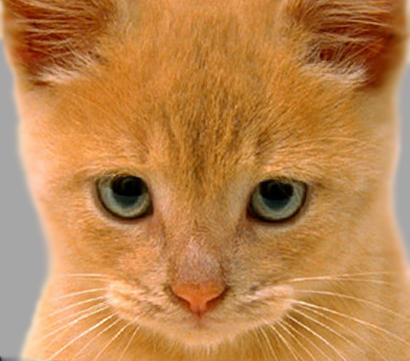
%> input picture hw6/LAB6/data/cat.bmp, 410 x 361 px
$ octave proj1_test_filtering.m   (GNU Octave 9; MATLAB toolbox functions it lacks are replaced by stand-ins)
%> lines starting %> are read from the running program, lines starting %| are printed output that depends on the picture
### hw6/LAB6/code/my_imfilter.m
function output = my_imfilter(image, filter)
% This function is intended to behave like the built in function imfilter()
% See 'help imfilter' or 'help conv2'. While terms like "filtering" and
% "convolution" might be used interchangeably, and they are indeed nearly
% the same thing, there is a difference:
% from 'help filter2'
%    2-D correlation is related to 2-D convolution by a 180 degree rotation
%    of the filter matrix.
% Your function should work for color images. Simply filter each color
% channel independently.
% Your function should work for filters of any width and height
% combination, as long as the width and height are odd (e.g. 1, 7, 9). This
% restriction makes it unambigious which pixel in the filter is the center
% pixel.
% Boundary handling can be tricky. The filter can't be centered on pixels
% at the image boundary without parts of the filter being out of bounds. If
% you look at 'help conv2' and 'help imfilter' you see that they have
% several options to deal with boundaries. You should simply recreate the
% default behavior of imfilter -- pad the input image with zeros, and
% return a filtered image which matches the input resolution. A better
% approach is to mirror the image content over the boundaries for padding.
% % Uncomment if you want to simply call imfilter so you can see the desired
% % behavior. When you write your actual solution, you can't use imfilter,
% % filter2, conv2, etc. Simply loop over all the pixels and do the actual
% % computation. It might be slow.
% output = imfilter(image, filter);

%%%%%%%%%%%%%%%%
% Your code here
%%%%%%%%%%%%%%%%
[height,width,channel]= size(image);
size_image = [height,width,channel];
output = zeros(size_image);
for i=1:channel
    output(:,:,i)=my_channel_function(image(:,:,i),filter);
end
%%%%%%%%%%%%%%%%
% Your code end
%%%%%%%%%%%%%%%%
function output = my_channel_function(channel,filter)
    [h,w] = size(filter);
    disp(size(filter));
    [h_channel,w_channel] = size(channel);
    output_temp = zeros(h_channel,w_channel);
    pad_channel = padarray(channel,[floor(h/2),floor(w/2)],'both');
    for i=1:h_channel
        for j=1:w_channel
          output_temp(i,j) = sum(sum(pad_channel(i:i+h-1,j:j+w-1) .* filter(:,:)));
        end
    end
    output = output_temp;

### hw6/LAB6/code/proj1_test_filtering.m
% this script has test cases to help you test my_imfilter() which you will
% write. You should verify that you get reasonable output here before using
% your filtering to construct a hybrid image in proj1.m. The outputs are
% all saved and you can include them in your writeup. You can add calls to
% imfilter() if you want to check that my_imfilter() is doing something
% similar.
close all

%% Setup
test_image = im2single(imread('data/cat.bmp'));
test_image = imresize(test_image, 0.7, 'bilinear'); %resizing to speed up testing
%> test_image: size 253x287x3 single
figure(1)
imshow(test_image)

%% Identify filter
%This filter should do nothing regardless of the padding method you use.
identity_filter = [0 0 0; 0 1 0; 0 0 0];

identity_image  = my_imfilter(test_image, identity_filter);

figure(2); imshow(identity_image);
imwrite(identity_image, 'identity_image.jpg', 'quality', 95);

%% Small blur with a box filter
%This filter should remove some high frequencies
blur_filter = [1 1 1; 1 1 1; 1 1 1];
blur_filter = blur_filter / sum(sum(blur_filter)); %making the filter sum to 1

blur_image = my_imfilter(test_image, blur_filter);

figure(3); imshow(blur_image);
imwrite(blur_image, 'blur_image.jpg', 'quality', 95);

%% Large blur
%This blur would be slow to do directly, so we instead use the fact that
%Gaussian blurs are separable and blur sequentially in each direction.
large_1d_blur_filter = fspecial('Gaussian', [25 1], 10);

large_blur_image = my_imfilter(test_image, large_1d_blur_filter);
%> the loop in my_imfilter (call 3), `for i=1:channel` made 3 passes
%> pass 1, in my_channel_function (call 7), `pad_channel = padarray(channel,[floor(h/2),floor(w/2)],'both');`:
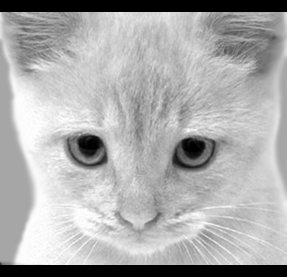
%> pad_channel: size 277x287 single; min 0, max 0.999, mean 0.674
large_blur_image = my_imfilter(large_blur_image, large_1d_blur_filter'); %notice the ' operator which transposes the filter
%> the loop in my_imfilter (call 4), `for i=1:channel` made 3 passes
%> pass 1, in my_channel_function (call 10), `pad_channel = padarray(channel,[floor(h/2),floor(w/2)],'both');`:
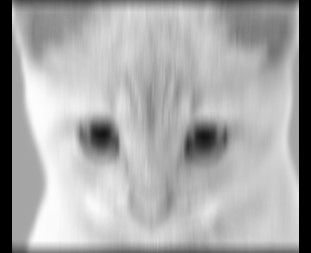
%> pad_channel: size 253x311 double; min 0, max 0.993, mean 0.666
%> after the loop in my_imfilter (call 4), `for i=1:channel`:
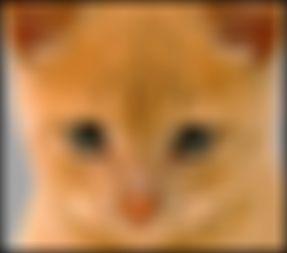
%> output: size 253x287x3 double; mean R, G, B 0.709, 0.497, 0.286

figure(4); imshow(large_blur_image);
imwrite(large_blur_image, 'large_blur_image.jpg', 'quality', 95);

% %If you want to see how slow this would be to do naively, try out this
% %equivalent operation:
% tic %tic and toc run a timer and then print the elapsted time
% large_blur_filter = fspecial('Gaussian', [25 25], 10);
% large_blur_image = my_imfilter(test_image, large_blur_filter);
% toc

%% Oriented filter (Sobel Operator)
sobel_filter = [-1 0 1; -2 0 2; -1 0 1]; %should respond to horizontal gradients

sobel_image = my_imfilter(test_image, sobel_filter);

%0.5 added because the output image is centered around zero otherwise and mostly black
figure(5); imshow(sobel_image + 0.5);
%> after `imshow(sobel_image + 0.5)`:
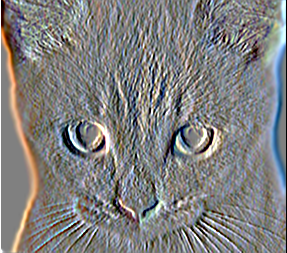
%> displayed picture: size 253x287x3, on the screen's scale of 0 to 255; mean R, G, B 128, 127.6, 127.2
imwrite(sobel_image + 0.5, 'sobel_image.jpg', 'quality', 95);


%% High pass filter (Discrete Laplacian)
laplacian_filter = [0 1 0; 1 -4 1; 0 1 0];

laplacian_image = my_imfilter(test_image, laplacian_filter);
%> call 6 of my_imfilter, with filter = [0 1 0; 1 -4 1; 0 1 0]
%> after the loop in my_imfilter (call 6), `for i=1:channel`:
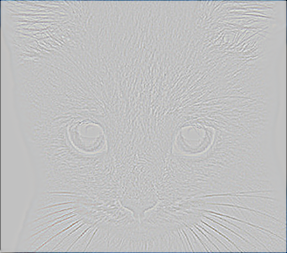
%> output: size 253x287x3 double; mean R, G, B -0.0109, -0.00872, -0.0065; drawn with min black and max white

%0.5 added because the output image is centered around zero otherwise and mostly black
figure(6); imshow(laplacian_image + 0.5);
imwrite(laplacian_image + 0.5, 'laplacian_image.jpg', 'quality', 95);

%% High pass "filter" alternative
high_pass_image = test_image - blur_image; %simply subtract the low frequency content
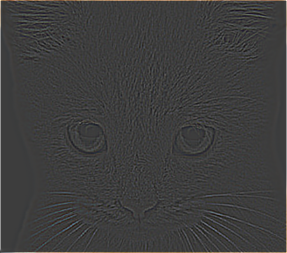
%> high_pass_image: size 253x287x3 single; mean R, G, B 0.00364, 0.0029, 0.00216; drawn with min black and max white

figure(7); imshow(high_pass_image + 0.5);
%> after `imshow(high_pass_image + 0.5)`:
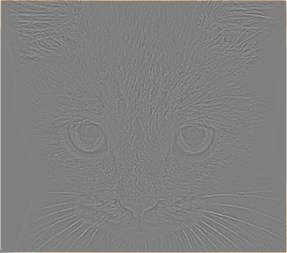
%> displayed picture: size 253x287x3, on the screen's scale of 0 to 255; mean R, G, B 128.4, 128.2, 128
imwrite(high_pass_image + 0.5, 'high_pass_image.jpg', 'quality', 95);

%by James Hays

$ run again, with hw6/LAB6/data/dog.bmp copied over hw6/LAB6/data/cat.bmp
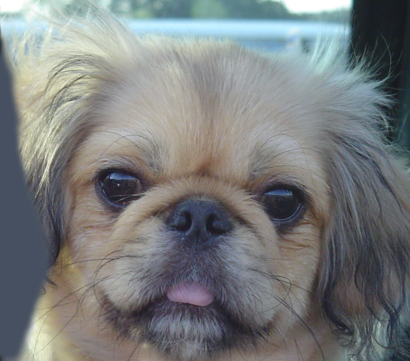
%> input picture hw6/LAB6/data/dog.bmp, 410 x 361 px
%> after the loop in my_imfilter (call 6), `for i=1:channel`:
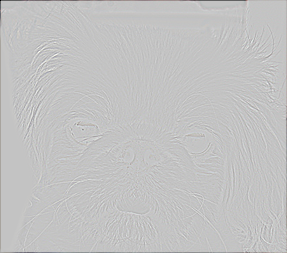
%> output: size 253x287x3 double; mean R, G, B -0.00621, -0.00677, -0.0069; drawn with min black and max white
%> `imshow(high_pass_image + 0.5)`:
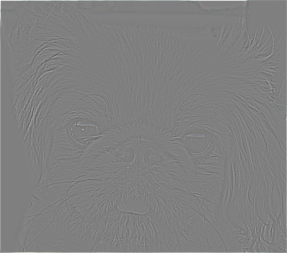
%> displayed picture: size 253x287x3, on the screen's scale of 0 to 255; mean R, G, B 128, 128.1, 128.1
